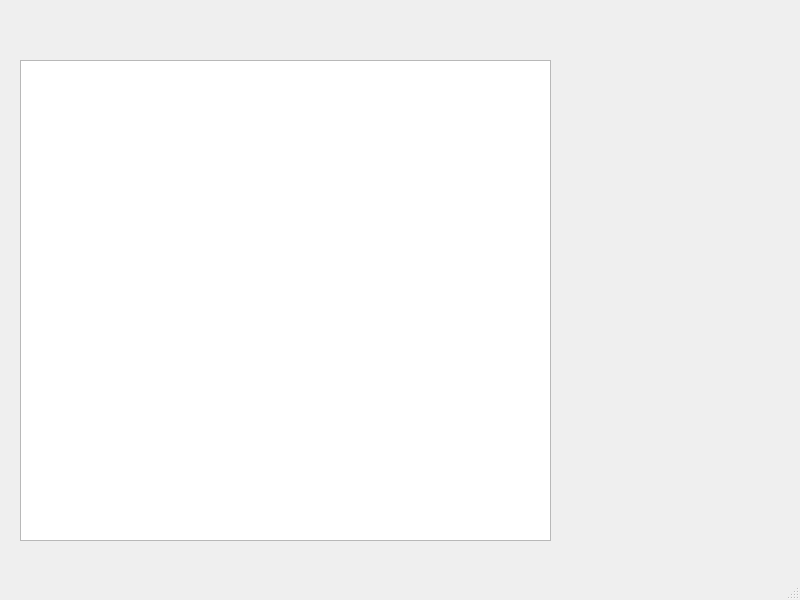
<?xml version="1.0" encoding="UTF-8"?>
<ui version="4.0">
 <class>MainWindow</class>
 <widget class="QMainWindow" name="MainWindow">
  <property name="geometry">
   <rect>
    <x>0</x>
    <y>0</y>
    <width>800</width>
    <height>600</height>
   </rect>
  </property>
  <property name="windowTitle">
   <string>MainWindow</string>
  </property>
  <widget class="QWidget" name="centralwidget">
   <widget class="QGraphicsView" name="graphicsView">
    <property name="geometry">
     <rect>
      <x>20</x>
      <y>60</y>
      <width>531</width>
      <height>481</height>
     </rect>
    </property>
   </widget>
  </widget>
  <widget class="QMenuBar" name="menubar">
   <property name="geometry">
    <rect>
     <x>0</x>
     <y>0</y>
     <width>800</width>
     <height>25</height>
    </rect>
   </property>
  </widget>
  <widget class="QStatusBar" name="statusbar"/>
 </widget>
 <resources/>
 <connections/>
</ui>
